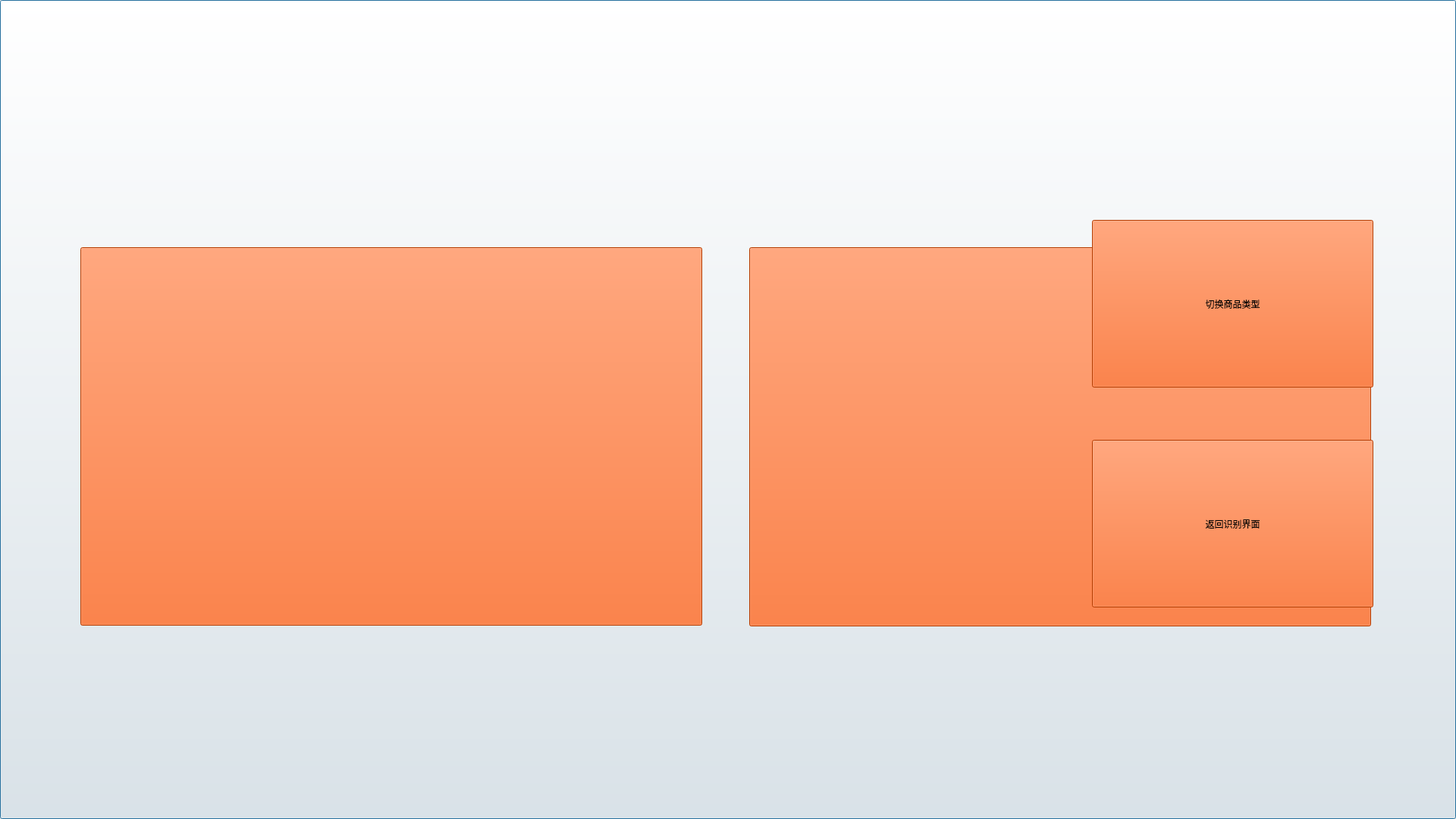
<?xml version="1.0" encoding="UTF-8"?>
<ui version="4.0">
 <class>Procedure</class>
 <widget class="QDialog" name="Procedure">
  <property name="geometry">
   <rect>
    <x>0</x>
    <y>0</y>
    <width>1920</width>
    <height>1080</height>
   </rect>
  </property>
  <property name="windowTitle">
   <string>Dialog</string>
  </property>
  <widget class="QLabel" name="change_status_label">
   <property name="geometry">
    <rect>
     <x>0</x>
     <y>0</y>
     <width>1920</width>
     <height>1080</height>
    </rect>
   </property>
   <property name="text">
    <string/>
   </property>
  </widget>
  <widget class="QPushButton" name="advertisement_button">
   <property name="geometry">
    <rect>
     <x>0</x>
     <y>0</y>
     <width>1920</width>
     <height>1080</height>
    </rect>
   </property>
   <property name="text">
    <string/>
   </property>
   <property name="flat">
    <bool>false</bool>
   </property>
  </widget>
  <widget class="QPushButton" name="rec_button">
   <property name="geometry">
    <rect>
     <x>988</x>
     <y>326</y>
     <width>820</width>
     <height>500</height>
    </rect>
   </property>
   <property name="styleSheet">
    <string notr="true">background-color: rgb(253, 84, 0);
font: 36pt &quot;微软雅黑&quot;;</string>
   </property>
   <property name="text">
    <string/>
   </property>
  </widget>
  <widget class="QPushButton" name="pra_button">
   <property name="geometry">
    <rect>
     <x>106</x>
     <y>326</y>
     <width>820</width>
     <height>499</height>
    </rect>
   </property>
   <property name="styleSheet">
    <string notr="true">background-color: rgb(253, 84, 0);
font: 75 36pt &quot;微软雅黑&quot;;</string>
   </property>
   <property name="text">
    <string/>
   </property>
  </widget>
  <widget class="QLabel" name="shop_image">
   <property name="geometry">
    <rect>
     <x>300</x>
     <y>200</y>
     <width>1000</width>
     <height>800</height>
    </rect>
   </property>
   <property name="text">
    <string/>
   </property>
  </widget>
  <widget class="QPushButton" name="change_shop_button">
   <property name="geometry">
    <rect>
     <x>1440</x>
     <y>290</y>
     <width>371</width>
     <height>221</height>
    </rect>
   </property>
   <property name="styleSheet">
    <string notr="true">background-color: rgb(253, 84, 0);
font: 75 36pt &quot;微软雅黑&quot;;</string>
   </property>
   <property name="text">
    <string>切换商品类型</string>
   </property>
  </widget>
  <widget class="QPushButton" name="return_choice_button">
   <property name="geometry">
    <rect>
     <x>1440</x>
     <y>580</y>
     <width>371</width>
     <height>221</height>
    </rect>
   </property>
   <property name="styleSheet">
    <string notr="true">background-color: rgb(253, 84, 0);
font: 75 36pt &quot;微软雅黑&quot;;</string>
   </property>
   <property name="text">
    <string>返回识别界面</string>
   </property>
  </widget>
  <widget class="QLabel" name="if_success">
   <property name="geometry">
    <rect>
     <x>1510</x>
     <y>900</y>
     <width>241</width>
     <height>111</height>
    </rect>
   </property>
   <property name="styleSheet">
    <string notr="true">font: 75 60pt &quot;微软雅黑&quot;;
</string>
   </property>
   <property name="text">
    <string/>
   </property>
  </widget>
 </widget>
 <resources/>
 <connections/>
</ui>
